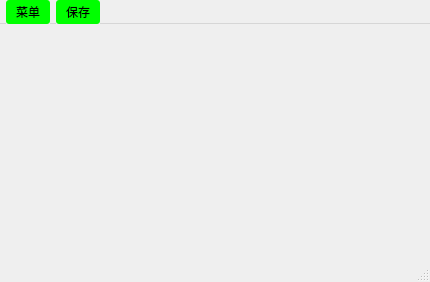
<?xml version="1.0" encoding="UTF-8"?>
<ui version="4.0">
 <class>MainWindow</class>
 <widget class="QMainWindow" name="MainWindow">
  <property name="geometry">
   <rect>
    <x>0</x>
    <y>0</y>
    <width>430</width>
    <height>282</height>
   </rect>
  </property>
  <property name="windowTitle">
   <string>MainWindow</string>
  </property>
  <property name="styleSheet">
   <string notr="true">QMenuBar {
 background-color: qlineargradient(x1:0, y1:0, x2:0, y2:1,
 stop:0 lightgray, stop:1 darkgray);
 spacing: 6px; /* spacing between menu bar items */
}
QMenuBar::item {
 padding: 3px 10px;
 background-color: rgb(0, 255, 0);
 border-radius: 3px;
}
QMenuBar::item:selected { /* when selected using mouse or keyboard */
 background: #a8a8a8;
}
QMenuBar::item:pressed {
 background: #888888;
}

QMenu {
 background-color: white;
 margin: 0 2px; /* some spacing around the menu */
}

QMenu::item {
 padding: 2px 25px 2px 20px;
 border: 3px solid transparent; /* reserve space for selection border */
}
QMenu::item:selected {
 border-color: darkblue;
 background: rgba(100, 100, 100, 150);
}
QMenu::separator {
 height: 2px;
 background: lightblue;
 margin-left: 10px;
 margin-right: 5px;
}

</string>
  </property>
  <widget class="QWidget" name="centralwidget"/>
  <widget class="QMenuBar" name="menubar">
   <property name="geometry">
    <rect>
     <x>0</x>
     <y>0</y>
     <width>430</width>
     <height>20</height>
    </rect>
   </property>
   <widget class="QMenu" name="menu">
    <property name="title">
     <string>菜单</string>
    </property>
    <addaction name="action111"/>
    <addaction name="action222"/>
   </widget>
   <widget class="QMenu" name="menu_2">
    <property name="title">
     <string>保存</string>
    </property>
   </widget>
   <addaction name="menu"/>
   <addaction name="menu_2"/>
  </widget>
  <widget class="QStatusBar" name="statusbar"/>
  <action name="action111">
   <property name="text">
    <string>111</string>
   </property>
  </action>
  <action name="action222">
   <property name="text">
    <string>222</string>
   </property>
  </action>
 </widget>
 <resources/>
 <connections/>
</ui>
